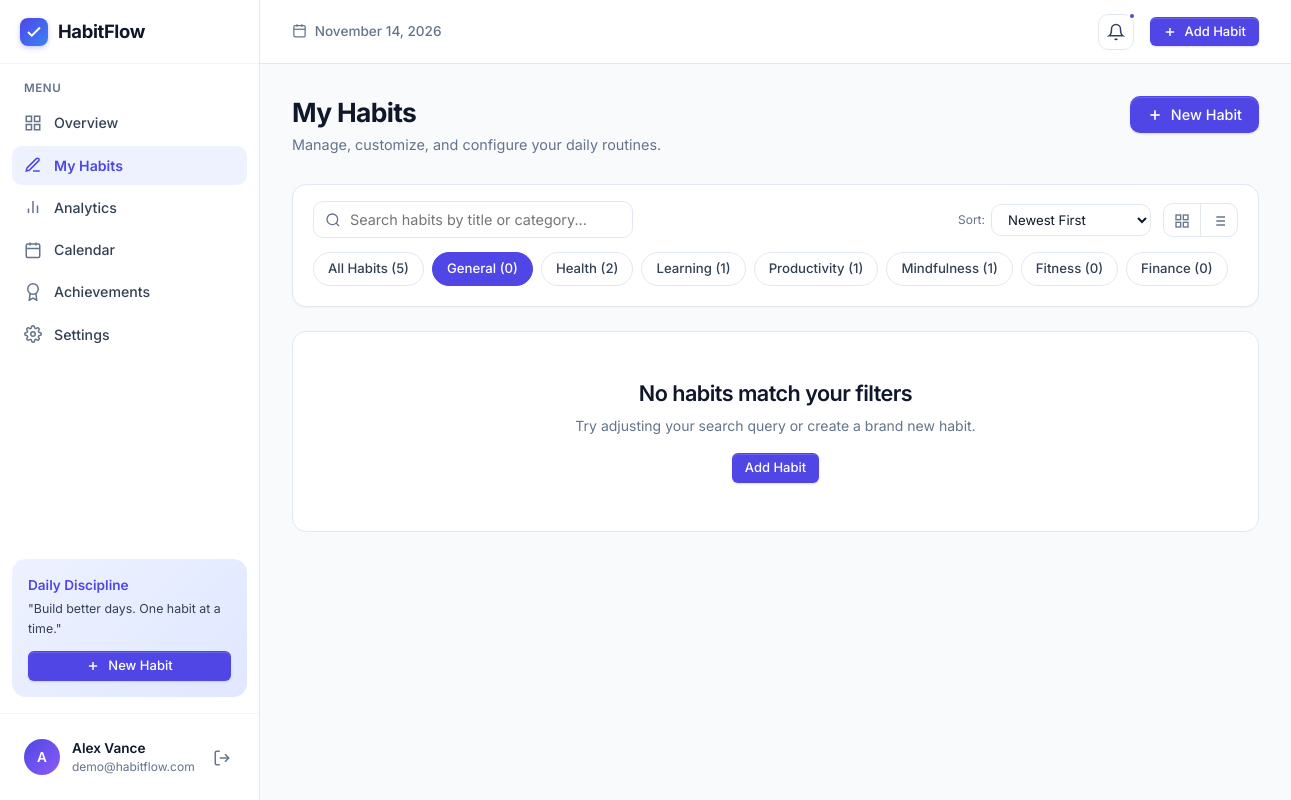
The app's page /app/habits/?category=General&sort=created_desc (signed in) with its own data.
### tables this page shows
CREATE TABLE users (
    id INTEGER PRIMARY KEY AUTOINCREMENT,
    name TEXT NOT NULL,
    email TEXT UNIQUE NOT NULL,
    password_hash TEXT NOT NULL,
    bio TEXT DEFAULT '',
    avatar TEXT DEFAULT 'indigo',
    created_at TIMESTAMP DEFAULT CURRENT_TIMESTAMP
);

CREATE TABLE habits (
    id INTEGER PRIMARY KEY AUTOINCREMENT,
    user_id INTEGER NOT NULL,
    name TEXT NOT NULL,
    description TEXT DEFAULT '',
    category TEXT NOT NULL DEFAULT 'General',
    frequency TEXT NOT NULL DEFAULT 'daily',
    target_value INTEGER DEFAULT 1,
    target_unit TEXT DEFAULT 'times',
    reminder_time TEXT DEFAULT '09:00',
    reminder_enabled INTEGER DEFAULT 1,
    color TEXT DEFAULT '#4F46E5',
    icon TEXT DEFAULT 'check-circle',
    is_archived INTEGER DEFAULT 0,
    created_at TIMESTAMP DEFAULT CURRENT_TIMESTAMP,
    FOREIGN KEY (user_id) REFERENCES users (id) ON DELETE CASCADE
);

### routes/habits.py (the view)
@habits_bp.route('/')
@login_required
def index():
    db = get_db()
    user_id = g.user['id']
    today_str = date.today().isoformat()
    category_filter = request.args.get('category', '').strip()
    search_query = request.args.get('q', '').strip()
    sort_by = request.args.get('sort', 'created_desc')
    sql = '''
        SELECT h.*,
               CASE WHEN hc.id IS NOT NULL THEN 1 ELSE 0 END as completed_today,
               (SELECT COUNT(*) FROM habit_completions WHERE habit_id = h.id) as total_completions
        FROM habits h
        LEFT JOIN habit_completions hc
          ON h.id = hc.habit_id
          AND hc.user_id = h.user_id
          AND hc.completion_date = ?
        WHERE h.user_id = ? AND h.is_archived = 0
    '''
    params = [today_str, user_id]
    if category_filter and category_filter != 'All':
        sql += ' AND h.category = ?'
        params.append(category_filter)
    if search_query:
        sql += ' AND (h.name LIKE ? OR h.description LIKE ?)'
        params.extend([f'%{search_query}%', f'%{search_query}%'])
    if sort_by == 'name_asc':
        sql += ' ORDER BY h.name ASC'
    elif sort_by == 'name_desc':
        sql += ' ORDER BY h.name DESC'
    elif sort_by == 'completions_desc':
        sql += ' ORDER BY total_completions DESC'
    elif sort_by == 'created_asc':
        sql += ' ORDER BY h.created_at ASC'
    else: # created_desc
        sql += ' ORDER BY h.created_at DESC'
    habits_rows = db.execute(sql, params).fetchall()
    habits = []
    for r in habits_rows:
        h = dict(r)
        h['streak'] = calculate_habit_streak(db, h['id'])
        habits.append(h)
    if sort_by == 'streak_desc':
        habits.sort(key=lambda x: x['streak'], reverse=True)
    counts = db.execute('''
        SELECT category, COUNT(*) as cnt
        FROM habits
        WHERE user_id = ? AND is_archived = 0
        GROUP BY category
    ''', (user_id,)).fetchall()
    category_counts = {r['category']: r['cnt'] for r in counts}
    total_count = sum(category_counts.values())
    return render_template(
        'app/habits.html',
        habits=habits,
        categories=CATEGORIES,
        category_counts=category_counts,
        total_count=total_count,
        current_category=category_filter or 'All',
        search_query=search_query,
        sort_by=sort_by,
        colors=COLORS,
        icons=ICONS
    )

### templates/app/habits.html (shortened to what this page needs)
{% extends 'app_base.html' %}
{% block app_content %}
<div class="page-header">
  <div>
    <h1 class="page-title">My Habits</h1>
    <p class="page-subtitle">Manage, customize, and configure your daily routines.</p>
  </div>
  <button type="button" class="btn btn-primary" data-modal-open="quickAddModal">
    <svg width="16" height="16" fill="none" stroke="currentColor" stroke-width="2.5" viewBox="0 0 24 24"><line x1="12" y1="5" x2="12" y2="19"></line><line x1="5" y1="12" x2="19" y2="12"></line></svg>
    <span>New Habit</span>
  </button>
</div>
<div class="card" style="padding: 16px 20px; margin-bottom: 24px;">
  <div style="display: flex; align-items: center; justify-content: space-between; flex-wrap: wrap; gap: 16px; margin-bottom: 14px;">
    <div style="position: relative; width: 320px; max-width: 100%;">
      <svg width="16" height="16" fill="none" stroke="currentColor" stroke-width="2" viewBox="0 0 24 24" style="position: absolute; left: 12px; top: 50%; transform: translateY(-50%); color: var(--text-muted);"><circle cx="11" cy="11" r="8"></circle><line x1="21" y1="21" x2="16.65" y2="16.65"></line></svg>
      <input type="text" id="habitSearchInput" class="form-control" style="padding-left: 36px;" placeholder="Search habits by title or category..." value="{{ search_query }}">
    </div>
    <div style="display: flex; align-items: center; gap: 12px;">
      <form method="GET" action="{{ url_for('habits.index') }}" style="display: flex; align-items: center; gap: 6px;">
        <span class="text-xs text-muted">Sort:</span>
        <select name="sort" class="form-control" style="width: auto; padding: 6px 12px; font-size: 0.825rem;" onchange="this.form.submit()">
          <option value="created_desc" {% if sort_by == 'created_desc' %}selected{% endif %}>Newest First</option>
        </select>
      </form>
      <div style="display: flex; border: 1px solid var(--border); border-radius: var(--radius-md); overflow: hidden;">
        <button type="button" class="btn-subtle view-toggle-btn active" data-view="grid" style="padding: 6px 10px; border-radius: 0;" title="Grid View">
          <svg width="16" height="16" fill="none" stroke="currentColor" stroke-width="2" viewBox="0 0 24 24"><rect x="3" y="3" width="7" height="7"></rect><rect x="14" y="3" width="7" height="7"></rect><rect x="14" y="14" width="7" height="7"></rect><rect x="3" y="14" width="7" height="7"></rect></svg>
        </button>
        <button type="button" class="btn-subtle view-toggle-btn" data-view="list" style="padding: 6px 10px; border-radius: 0; border-left: 1px solid var(--border);" title="List View">
        </button>
      </div>
    </div>
  </div>
  <div class="filter-pills-bar">
    <a href="{{ url_for('habits.index', sort=sort_by) }}" class="filter-pill {% if current_category == 'All' %}active{% endif %}">
      All Habits ({{ total_count }})
    </a>
    {% for cat in categories %}
      <a href="{{ url_for('habits.index', category=cat, sort=sort_by) }}" class="filter-pill {% if current_category == cat %}active{% endif %}">
        {{ cat }} ({{ category_counts.get(cat, 0) }})
      </a>
    {% endfor %}
  </div>
</div>
<div id="habitsContainer" class="grid-3">
  {% if habits|length == 0 %}
    <div style="grid-column: 1 / -1; background: var(--surface); border: 1px solid var(--border); border-radius: var(--radius-lg); padding: 48px 24px; text-align: center;">
      <h3 style="margin-bottom: 8px;">No habits match your filters</h3>
      <p class="text-sm text-muted" style="margin-bottom: 16px;">Try adjusting your search query or create a brand new habit.</p>
      <button type="button" class="btn btn-primary btn-sm" data-modal-open="quickAddModal">Add Habit</button>
    </div>
  {% endif %}
</div>
{% endblock %}

### templates/app_base.html (shortened to what this page needs)
{% extends 'base.html' %}
{% block content %}
<div class="app-container">
  <aside class="app-sidebar">
    <div class="sidebar-header">
      <a href="{{ url_for('dashboard.index') }}" class="brand-link">
        <div class="brand-logo-icon">
          <svg width="18" height="18" fill="none" stroke="currentColor" stroke-width="2.5" viewBox="0 0 24 24">
            <polyline points="20 6 9 17 4 12"></polyline>
          </svg>
        </div>
        <span>HabitFlow</span>
      </a>
    </div>
    <div class="sidebar-content">
      <div>
        <div class="nav-section-title">Menu</div>
        <ul class="nav-menu">
          <li class="nav-item">
            <a href="{{ url_for('dashboard.index') }}" class="nav-link {% if request.endpoint == 'dashboard.index' %}active{% endif %}">
              <svg width="18" height="18" fill="none" stroke="currentColor" stroke-width="2" viewBox="0 0 24 24">
                <rect x="3" y="3" width="7" height="7"></rect>
                <rect x="14" y="3" width="7" height="7"></rect>
                <rect x="14" y="14" width="7" height="7"></rect>
                <rect x="3" y="14" width="7" height="7"></rect>
              </svg>
              <span>Overview</span>
            </a>
          </li>
          <li class="nav-item">
            <a href="{{ url_for('habits.index') }}" class="nav-link {% if request.endpoint and 'habits' in request.endpoint %}active{% endif %}">
              <svg width="18" height="18" fill="none" stroke="currentColor" stroke-width="2" viewBox="0 0 24 24">
                <path d="M12 20h9"></path>
                <path d="M16.5 3.5a2.121 2.121 0 0 1 3 3L7 19l-4 1 1-4L16.5 3.5z"></path>
              </svg>
              <span>My Habits</span>
            </a>
          </li>
          <li class="nav-item">
            <a href="{{ url_for('analytics.index') }}" class="nav-link {% if request.endpoint and 'analytics' in request.endpoint %}active{% endif %}">
              <svg width="18" height="18" fill="none" stroke="currentColor" stroke-width="2" viewBox="0 0 24 24">
                <line x1="18" y1="20" x2="18" y2="10"></line>
                <line x1="12" y1="20" x2="12" y2="4"></line>
                <line x1="6" y1="20" x2="6" y2="14"></line>
              </svg>
              <span>Analytics</span>
            </a>
          </li>
          <li class="nav-item">
            <a href="{{ url_for('calendar.index') }}" class="nav-link {% if request.endpoint and 'calendar' in request.endpoint %}active{% endif %}">
              <svg width="18" height="18" fill="none" stroke="currentColor" stroke-width="2" viewBox="0 0 24 24">
                <rect x="3" y="4" width="18" height="18" rx="2" ry="2"></rect>
                <line x1="16" y1="2" x2="16" y2="6"></line>
                <line x1="8" y1="2" x2="8" y2="6"></line>
                <line x1="3" y1="10" x2="21" y2="10"></line>
              </svg>
              <span>Calendar</span>
            </a>
          </li>
          <li class="nav-item">
            <a href="{{ url_for('achievements.index') }}" class="nav-link {% if request.endpoint and 'achievements' in request.endpoint %}active{% endif %}">
              <svg width="18" height="18" fill="none" stroke="currentColor" stroke-width="2" viewBox="0 0 24 24">
                <circle cx="12" cy="8" r="7"></circle>
                <polyline points="8.21 13.89 7 23 12 20 17 23 15.79 13.88"></polyline>
              </svg>
              <span>Achievements</span>
            </a>
          </li>
          <li class="nav-item">
            <a href="{{ url_for('settings.index') }}" class="nav-link {% if request.endpoint and 'settings' in request.endpoint %}active{% endif %}">
              <span>Settings</span>
            </a>
          </li>
        </ul>
      </div>
      <div style="background: linear-gradient(135deg, #EEF2FF 0%, #E0E7FF 100%); border-radius: var(--radius-lg); padding: 16px; margin-top: auto;">
        <div style="font-weight: 600; font-size: 0.85rem; color: var(--primary); margin-bottom: 4px;">Daily Discipline</div>
        <p style="font-size: 0.775rem; color: var(--text-secondary); margin-bottom: 12px;">"Build better days. One habit at a time."</p>
        <button type="button" class="btn btn-primary btn-sm" style="width: 100%;" data-modal-open="quickAddModal">
          <svg width="14" height="14" fill="none" stroke="currentColor" stroke-width="2.5" viewBox="0 0 24 24"><line x1="12" y1="5" x2="12" y2="19"></line><line x1="5" y1="12" x2="19" y2="12"></line></svg>
          <span>New Habit</span>
        </button>
      </div>
    </div>
    <div class="sidebar-footer">
      <div class="user-profile-widget">
        <div class="user-avatar">
          {{ user.name[:1].upper() if user and user.name else 'U' }}
        </div>
        <div class="user-info-text">
          <div class="user-name">{{ user.name if user else 'Guest' }}</div>
          <div class="user-role">{{ user.email if user else '' }}</div>
        </div>
        <a href="{{ url_for('auth.logout') }}" title="Sign Out" style="color: var(--text-muted); padding: 4px;">
          <svg width="18" height="18" fill="none" stroke="currentColor" stroke-width="2" viewBox="0 0 24 24">
            <path d="M9 21H5a2 2 0 0 1-2-2V5a2 2 0 0 1 2-2h4"></path>
            <polyline points="16 17 21 12 16 7"></polyline>
            <line x1="21" y1="12" x2="9" y2="12"></line>
          </svg>
        </a>
      </div>
    </div>
  </aside>
  <main class="app-main">
    <header class="app-topbar">
      <div class="topbar-left">
        <span class="topbar-date">
          {{ today_formatted }}
        </span>
      </div>
      <div class="topbar-right">
        <div class="notification-bell-wrap">
          <button type="button" class="bell-btn" id="notifBellBtn" title="Pending Reminders">
            <svg width="18" height="18" fill="none" stroke="currentColor" stroke-width="2" viewBox="0 0 24 24">
              <path d="M18 8A6 6 0 0 0 6 8c0 7-3 9-3 9h18s-3-2-3-9"></path>
              <path d="M13.73 21a2 2 0 0 1-3.46 0"></path>
            </svg>
            {% if pending_reminders|length > 0 %}
            <span class="bell-indicator"></span>
            {% endif %}
          </button>
        </div>
        <button type="button" class="btn btn-primary btn-sm" data-modal-open="quickAddModal">
          <svg width="14" height="14" fill="none" stroke="currentColor" stroke-width="2.5" viewBox="0 0 24 24">
            <line x1="12" y1="5" x2="12" y2="19"></line>
            <line x1="5" y1="12" x2="19" y2="12"></line>
          </svg>
          <span>Add Habit</span>
        </button>
      </div>
    </header>
    <div class="app-content">
      {% block app_content %}{% endblock %}
    </div>
  </main>
</div>
{% endblock %}

### records on screen
users: name "A", name "Alex Vance", email "demo@habitflow.com"
habits: category "Learning", get "1"
habits: category "Productivity", get "1"
habits: category "Mindfulness", get "1"

### other values on screen
{{ today_formatted }} "November 14, 2026"
{{ total_count }} "5"
{{ cat }} "General" "Health" "Fitness" "Finance"
{{ category_counts.get(cat, 0) }} "0" "2" "0" "0"
